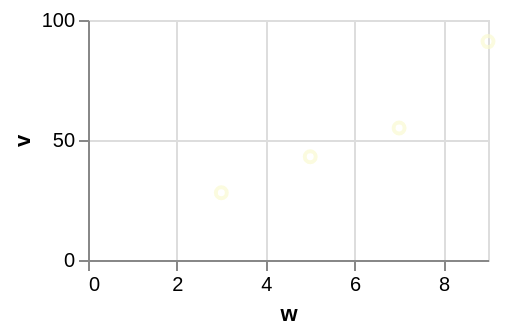

Describe this chart as a Vega-Lite specification.
### Vega-Lite specification from a JSON file in a GitHub repository (floating-point values rounded to 4 significant figures)
{"$schema": "https://vega.github.io/schema/vega-lite/v6.json", "width": 200, "height": 120, "data": {"values": [{"c": "alpha", "v": 28, "w": 3, "t": "2024-01-07"}, {"c": "beta", "v": 55, "w": 7, "t": "2024-03-19"}, {"c": "gamma", "v": 43, "w": 5, "t": "2024-06-02"}, {"c": "delta", "v": 91, "w": 9, "t": "2024-09-11"}]}, "mark": "point", "encoding": {"x": {"field": "w", "type": "quantitative"}, "y": {"field": "v", "type": "quantitative"}}, "config": {"point": {"stroke": "lightgoldenrodyellow"}}}
